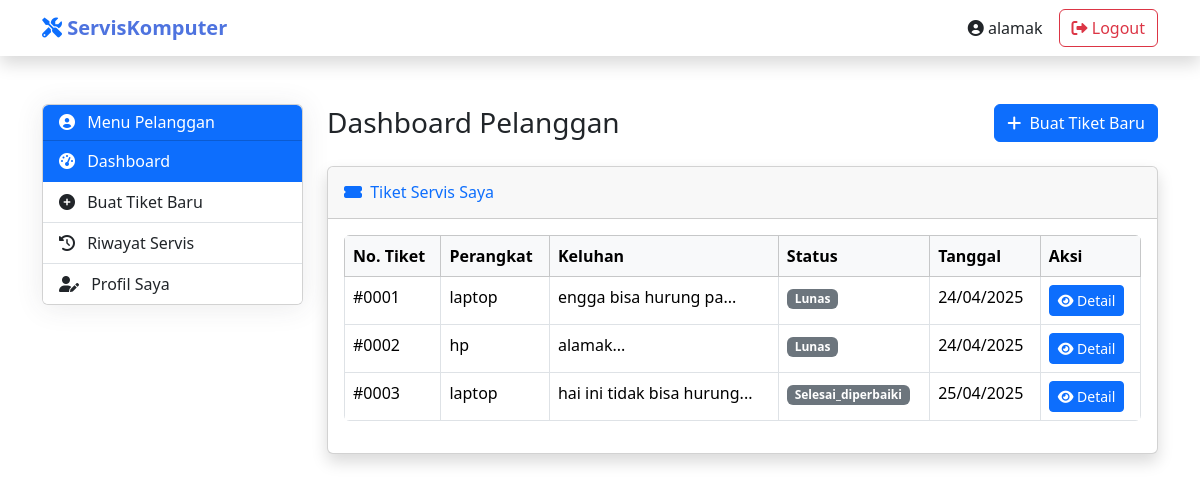
Page /pelanggan/dashboard.php (signed in) on the earlier database version.
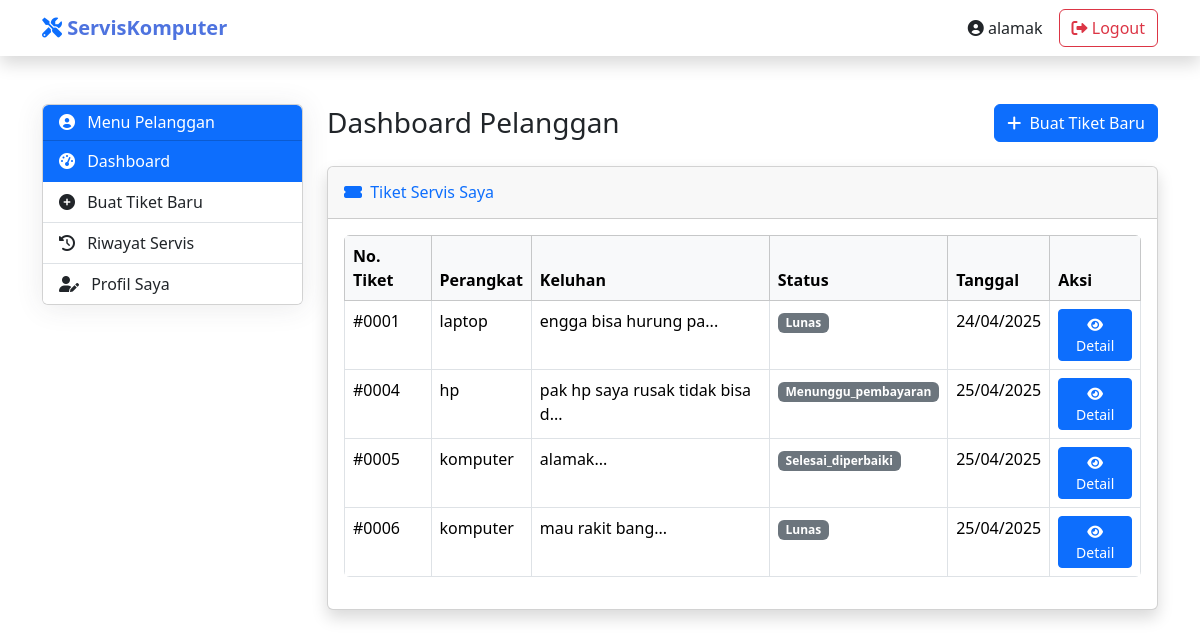
Same page on the later database version.
### tables this page shows
CREATE TABLE `tiket_servis` (
  `id` int NOT NULL,
  `user_id` int NOT NULL,
  `device_type` enum('hp','laptop','komputer') NOT NULL,
  `keluhan` text NOT NULL,
  `status` enum('pending','dikonfirmasi_admin','diproses_teknisi','selesai_diperbaiki','menunggu_pembayaran','lunas','servis_dibatalkan') DEFAULT 'pending',
  `biaya_servis` decimal(10,2) DEFAULT '0.00',
  `keterangan_teknisi` text,
  `bukti_pembayaran` varchar(255) DEFAULT NULL,
  `tanggal_dibuat` datetime DEFAULT CURRENT_TIMESTAMP,
  `tanggal_selesai` datetime DEFAULT NULL,
  `teknisi_id` int DEFAULT NULL,
  `keterangan_admin` varchar(225) DEFAULT NULL
);

### pelanggan/dashboard.php (the view, shortened to what this page needs)
<?php
require '../config/koneksi.php';
$user_id = $_SESSION['user_id'];
$tiket = $koneksi->query("SELECT * FROM tiket_servis WHERE user_id='$user_id'");
?>
<!DOCTYPE html>
<html lang="en">
<head>
    <link href="../assets/css/bootstrap.min.css" rel="stylesheet">
    <link href="../assets/css/style.css" rel="stylesheet">
    <link rel="stylesheet" href="https://cdnjs.cloudflare.com/ajax/libs/font-awesome/6.0.0/css/all.min.css">
    <link rel="stylesheet" href="https://cdn.jsdelivr.net/npm/bootstrap@5.3.5/dist/css/bootstrap.min.css">
</head>
<body>
    <nav class="navbar navbar-expand-lg navbar-light shadow">
        <div class="container">
            <a class="navbar-brand" href="../index.php">
                <i class="fas fa-tools text-primary"></i> <span class="fw-bold">ServisKomputer</span>
            </a>
            <div class="d-flex align-items-center">
                <span class="me-3 d-none d-sm-inline">
                    <i class="fas fa-user-circle"></i> <?= $_SESSION['nama'] ?>
                </span>
                <a href="../autentikasi/logout.php" class="btn btn-outline-danger">
                    <i class="fas fa-sign-out-alt"></i> Logout
                </a>
            </div>
        </div>
    </nav>
    <div class="container my-5">
        <div class="row">
            <div class="col-lg-3 mb-4">
                <div class="card">
                    <div class="card-header bg-primary text-white">
                        <h6 class="mb-0"><i class="fas fa-user-circle me-2"></i> Menu Pelanggan</h6>
                    </div>
                    <div class="list-group list-group-flush">
                        <a href="#" class="list-group-item list-group-item-action active">
                            <i class="fas fa-tachometer-alt me-2"></i> Dashboard
                        </a>
                        <a href="../tiket/buat_tiket.php" class="list-group-item list-group-item-action">
                            <i class="fas fa-plus-circle me-2"></i> Buat Tiket Baru
                        </a>
                        <a href="#" class="list-group-item list-group-item-action">
                            <i class="fas fa-history me-2"></i> Riwayat Servis
                        </a>
                        <a href="#" class="list-group-item list-group-item-action">
                            <i class="fas fa-user-edit me-2"></i> Profil Saya
                        </a>
                    </div>
                </div>
            </div>
            <div class="col-lg-9">
                <div class="d-sm-flex align-items-center justify-content-between mb-4">
                    <h1 class="h3 mb-0 text-gray-800">Dashboard Pelanggan</h1>
                    <a href="../tiket/buat_tiket.php" class="btn btn-primary">
                        <i class="fas fa-plus me-1"></i> Buat Tiket Baru
                    </a>
                </div>
                <div class="card shadow mb-4">
                    <div class="card-header py-3">
                        <h6 class="m-0 font-weight-bold text-primary">
                            <i class="fas fa-ticket-alt me-1"></i> Tiket Servis Saya
                        </h6>
                    </div>
                    <div class="card-body">
                        <?php if ($tiket->num_rows > 0): ?>
                            <div class="table-responsive">
                                <table class="table table-bordered table-hover">
                                    <thead class="table-light">
                                        <tr>
                                            <th>No. Tiket</th>
                                            <th>Perangkat</th>
                                            <th>Keluhan</th>
                                            <th>Status</th>
                                            <th>Tanggal</th>
                                            <th>Aksi</th>
                                        </tr>
                                    </thead>
                                    <tbody>
                                        <?php while ($row = $tiket->fetch_assoc()): ?>
                                        <tr>
                                            <td>#<?= str_pad($row['id'], 4, '0', STR_PAD_LEFT) ?></td>
                                            <td><?= $row['device_type'] ?></td>
                                            <td><?= substr($row['keluhan'], 0, 30) ?>...</td>
                                            <td>
                                                <?php
                                                $badge_class = '';
                                                switch($row['status']) {
                                                    default: $badge_class = 'bg-secondary';
                                                }
                                                ?>
                                                <span class="badge <?= $badge_class ?>"><?= ucfirst($row['status']) ?></span>
                                            </td>
                                            <td><?= date('d/m/Y', strtotime($row['tanggal_dibuat'])) ?></td>
                                            <td>
                                                <a href="detail_tiket.php?id=<?= $row['id'] ?>" class="btn btn-sm btn-primary">
                                                    <i class="fas fa-eye"></i> Detail
                                                </a>
                                            </td>
                                        </tr>
                                        <?php endwhile; ?>
                                    </tbody>
                                </table>
                            </div>
                        <?php else: ?>
                            <div class="alert alert-info">
                                <i class="fas fa-info-circle me-1"></i> Anda belum memiliki tiket servis.
                            </div>
                        <?php endif; ?>
                    </div>
                </div>
            </div>
        </div>
    </div>
</body>
</html>

### assets/css/style.css (style rules this page uses)
:root { --primary-color: #4e73df; --secondary-color: #f8f9fc; --accent-color: #2e59d9; }
body { font-family: 'Nunito', sans-serif; background-color: #f8f9fa; min-height: 100vh; display: flex; flex-direction: column; }
.navbar { box-shadow: 0 0.15rem 1.75rem 0 rgba(58, 59, 69, 0.15); background: white; }
.navbar-brand { font-weight: 800; color: var(--primary-color) !important; }
.card { border: none; border-radius: 0.35rem; box-shadow: 0 0.15rem 1.75rem 0 rgba(58, 59, 69, 0.1); transition: all 0.3s; }
.card-header { background-color: var(--primary-color); color: white; font-weight: 600; border-radius: 0.35rem 0.35rem 0 0 !important; }
.btn-primary { background-color: var(--primary-color); border-color: var(--primary-color); }
.table { border-radius: 0.35rem; overflow: hidden; }
.table thead { background-color: var(--secondary-color); }

Differences in the rows shown:
removed tiket_servis: id "0002", device_type "hp", keluhan "alamak", status "Lunas", tanggal_dibuat "24/04/2025"
removed tiket_servis: id "0003", device_type "laptop", keluhan "hai ini tidak bisa hurung", status "Selesai_diperbaiki", tanggal_dibuat "25/04/2025"
added tiket_servis: id "0004", device_type "hp", keluhan "pak hp saya rusak tidak bisa d", status "Menunggu_pembayaran", tanggal_dibuat "25/04/2025"
added tiket_servis: id "0005", device_type "komputer", keluhan "alamak", status "Selesai_diperbaiki", tanggal_dibuat "25/04/2025"
added tiket_servis: id "0006", device_type "komputer", keluhan "mau rakit bang", status "Lunas", tanggal_dibuat "25/04/2025"
